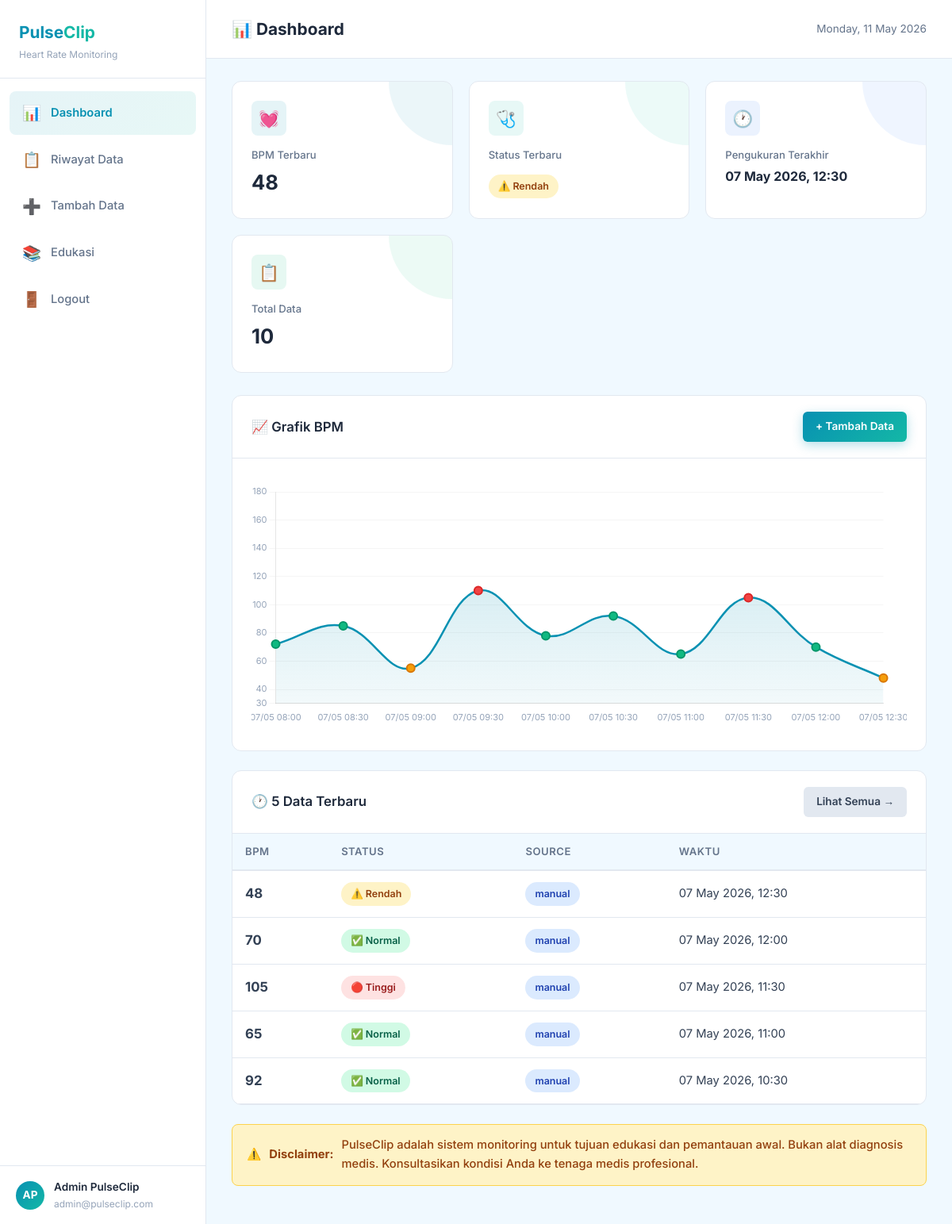
/pages/dashboard.php (signed in), run on the app's committed database.
### tables this page shows
CREATE TABLE IF NOT EXISTS heart_rate_data (
    id INT AUTO_INCREMENT PRIMARY KEY,
    user_id INT NOT NULL,
    bpm INT NOT NULL,
    status VARCHAR(20) NOT NULL,
    rekomendasi TEXT NOT NULL,
    source VARCHAR(20) DEFAULT 'manual',
    recorded_at TIMESTAMP DEFAULT CURRENT_TIMESTAMP,
    created_at TIMESTAMP DEFAULT CURRENT_TIMESTAMP,
    updated_at TIMESTAMP DEFAULT CURRENT_TIMESTAMP ON UPDATE CURRENT_TIMESTAMP,
    FOREIGN KEY (user_id) REFERENCES users(id) ON DELETE CASCADE
);

### config/helpers.php (called while the page is built, shortened)
<?php
function getStatusBadgeClass($status) {
    switch ($status) {
        case "Rendah":
            return "badge-warning";
        case "Normal":
            return "badge-success";
        case "Tinggi":
            return "badge-danger";
    }
}
function getStatusIcon($status) {
    switch ($status) {
        case "Rendah":
            return "⚠️";
        case "Normal":
            return "✅";
        case "Tinggi":
            return "🔴";
    }
}
function formatWaktu($datetime) {
    return date('d M Y, H:i', strtotime($datetime));
}

### pages/dashboard.php (the view, shortened to what this page needs)
<?php
require_once __DIR__ . '/../config/helpers.php';
require_once __DIR__ . '/../config/database.php';
$userId = $_SESSION['user_id'];
$stmt = $conn->prepare("SELECT * FROM heart_rate_data WHERE user_id = ? ORDER BY recorded_at DESC LIMIT 1");
$stmt->bind_param("i", $userId);
$stmt->execute();
$latestData = $stmt->get_result()->fetch_assoc();
$stmt = $conn->prepare("SELECT COUNT(*) as total FROM heart_rate_data WHERE user_id = ?");
$stmt->bind_param("i", $userId);
$stmt->execute();
$totalData = $stmt->get_result()->fetch_assoc()['total'];
$stmt = $conn->prepare("SELECT * FROM heart_rate_data WHERE user_id = ? ORDER BY recorded_at DESC LIMIT 5");
$stmt->bind_param("i", $userId);
$stmt->execute();
$recentData = $stmt->get_result()->fetch_all(MYSQLI_ASSOC);
$stmt = $conn->prepare("SELECT bpm, recorded_at FROM heart_rate_data WHERE user_id = ? ORDER BY recorded_at DESC LIMIT 20");
$stmt->bind_param("i", $userId);
$stmt->execute();
$chartDataRaw = $stmt->get_result()->fetch_all(MYSQLI_ASSOC);
$chartData = array_reverse($chartDataRaw);
$chartLabels = [];
$chartValues = [];
foreach ($chartData as $row) {
    $chartLabels[] = date('d/m H:i', strtotime($row['recorded_at']));
    $chartValues[] = (int)$row['bpm'];
}
include __DIR__ . '/../includes/header.php';
include __DIR__ . '/../includes/sidebar.php';
?>
<div class="topbar">
    <h2>📊 Dashboard</h2>
    <div class="topbar-right">
        <span class="topbar-date"><?php echo date('l, d F Y'); ?></span>
    </div>
</div>
<div class="content-area">
    <div class="stats-grid">
        <div class="stat-card card-bpm">
            <div class="stat-icon">💓</div>
            <div class="stat-label">BPM Terbaru</div>
            <div class="stat-value"><?php echo $latestData ? $latestData['bpm'] : '—'; ?></div>
        </div>
        <div class="stat-card card-status">
            <div class="stat-icon">🩺</div>
            <div class="stat-label">Status Terbaru</div>
            <div class="stat-value">
                <?php if ($latestData): ?>
                    <span class="badge <?php echo getStatusBadgeClass($latestData['status']); ?>">
                        <?php echo getStatusIcon($latestData['status']) . ' ' . htmlspecialchars($latestData['status']); ?>
                    </span>
                <?php else: ?>
                    —
                <?php endif; ?>
            </div>
        </div>
        <div class="stat-card card-time">
            <div class="stat-icon">🕐</div>
            <div class="stat-label">Pengukuran Terakhir</div>
            <div class="stat-value" style="font-size:1rem;">
                <?php echo $latestData ? formatWaktu($latestData['recorded_at']) : '—'; ?>
            </div>
        </div>
        <div class="stat-card card-total">
            <div class="stat-icon">📋</div>
            <div class="stat-label">Total Data</div>
            <div class="stat-value"><?php echo $totalData; ?></div>
        </div>
    </div>
    <div class="card">
        <div class="card-header">
            <h3>📈 Grafik BPM</h3>
            <a href="/PulseClip/pages/add_data.php" class="btn btn-primary btn-sm">+ Tambah Data</a>
        </div>
        <div class="card-body">
            <?php if (count($chartValues) > 0): ?>
                <div class="chart-container">
                    <canvas id="bpmChart"></canvas>
                </div>
            <?php endif; ?>
        </div>
    </div>
    <div class="card">
        <div class="card-header">
            <h3>🕐 5 Data Terbaru</h3>
            <a href="/PulseClip/pages/history.php" class="btn btn-secondary btn-sm">Lihat Semua →</a>
        </div>
        <div class="card-body" style="padding: 0;">
            <?php if (count($recentData) > 0): ?>
                <div class="table-responsive">
                    <table class="data-table">
                        <thead>
                            <tr>
                                <th>BPM</th>
                                <th>Status</th>
                                <th>Source</th>
                                <th>Waktu</th>
                            </tr>
                        </thead>
                        <tbody>
                            <?php foreach ($recentData as $row): ?>
                            <tr>
                                <td><span class="bpm-value"><?php echo htmlspecialchars($row['bpm']); ?></span></td>
                                <td>
                                    <span class="badge <?php echo getStatusBadgeClass($row['status']); ?>">
                                        <?php echo getStatusIcon($row['status']) . ' ' . htmlspecialchars($row['status']); ?>
                                    </span>
                                </td>
                                <td><span class="badge badge-info"><?php echo htmlspecialchars($row['source']); ?></span></td>
                                <td><?php echo formatWaktu($row['recorded_at']); ?></td>
                            </tr>
                            <?php endforeach; ?>
                        </tbody>
                    </table>
                </div>
            <?php endif; ?>
        </div>
    </div>
    <div class="alert alert-warning" style="margin-top: 8px;">
        ⚠️ <strong>Disclaimer:</strong> PulseClip adalah sistem monitoring untuk tujuan edukasi dan pemantauan awal. Bukan alat diagnosis medis. Konsultasikan kondisi Anda ke tenaga medis profesional.
    </div>
</div>
<?php if (count($chartValues) > 0): ?>
<script>
document.addEventListener('DOMContentLoaded', function() {
    const labels = <?php echo json_encode($chartLabels); ?>;
    const data = <?php echo json_encode($chartValues); ?>;
    initBPMChart(labels, data);
});
</script>
<?php endif; ?>
<?php include __DIR__ . '/../includes/footer.php'; ?>

### includes/header.php (shortened to what this page needs)
<!DOCTYPE html>
<html lang="id">
<head>
    <link rel="stylesheet" href="/PulseClip/assets/css/style.css">
</head>
<body>
<div class="app-layout">

### includes/sidebar.php
<?php
$currentPage = basename($_SERVER['PHP_SELF'], '.php');
$userName = isset($_SESSION['nama_lengkap']) ? $_SESSION['nama_lengkap'] : 'User';
$userEmail = isset($_SESSION['email']) ? $_SESSION['email'] : '';
$initials = '';
$words = explode(' ', $userName);
foreach ($words as $w) {
    $initials .= strtoupper(mb_substr($w, 0, 1));
}
$initials = substr($initials, 0, 2);
?>
<aside class="sidebar" id="sidebar">
    <div class="sidebar-logo">
        <h1>Pulse<span>Clip</span></h1>
        <p>Heart Rate Monitoring</p>
    </div>
    <nav class="sidebar-nav">
        <a href="/PulseClip/pages/dashboard.php" class="<?php echo $currentPage === 'dashboard' ? 'active' : ''; ?>">
            <span class="nav-icon">📊</span> Dashboard
        </a>
        <a href="/PulseClip/pages/history.php" class="<?php echo $currentPage === 'history' ? 'active' : ''; ?>">
            <span class="nav-icon">📋</span> Riwayat Data
        </a>
        <a href="/PulseClip/pages/add_data.php" class="<?php echo $currentPage === 'add_data' ? 'active' : ''; ?>">
            <span class="nav-icon">➕</span> Tambah Data
        </a>
        <a href="/PulseClip/pages/education.php" class="<?php echo $currentPage === 'education' ? 'active' : ''; ?>">
            <span class="nav-icon">📚</span> Edukasi
        </a>
        <a href="/PulseClip/auth/logout.php">
            <span class="nav-icon">🚪</span> Logout
        </a>
    </nav>
    <div class="sidebar-user">
        <div class="user-avatar"><?php echo $initials; ?></div>
        <div class="user-info">
            <div class="user-name"><?php echo htmlspecialchars($userName); ?></div>
            <div class="user-email"><?php echo htmlspecialchars($userEmail); ?></div>
        </div>
    </div>
</aside>
<div class="main-content">

### includes/footer.php (shortened to what this page needs)
    </div>
</div>
</body>
</html>

### data on the page
heart_rate_data: bpm "48", status "⚠️", status "Rendah", recorded_at "07 May 2026, 12:30", source "manual"
heart_rate_data: bpm "70", status "✅", status "Normal", source "manual", recorded_at "07 May 2026, 12:00"
heart_rate_data: bpm "105", status "🔴", status "Tinggi", source "manual", recorded_at "07 May 2026, 11:30"
heart_rate_data: bpm "65", status "✅", status "Normal", source "manual", recorded_at "07 May 2026, 11:00"
heart_rate_data: bpm "92", status "✅", status "Normal", source "manual", recorded_at "07 May 2026, 10:30"

### other printed values
$initials "AP"
$userName "Admin PulseClip"
$userEmail "admin@pulseclip.com"
$totalData "10"
chart data {{ json_encode($chartValues) }} [72,85,55,110,78,92,65,105,70,48]
